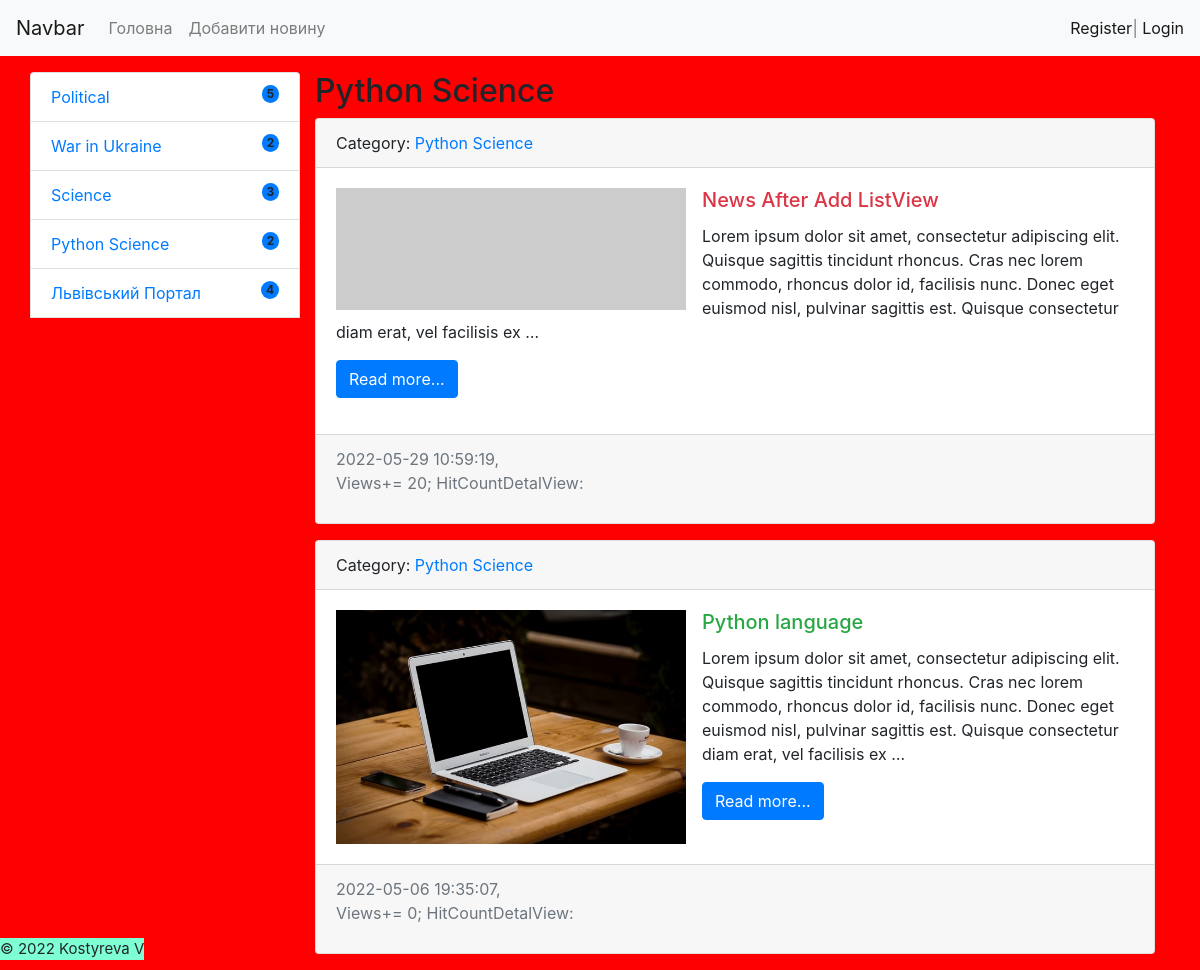
/category/4/, run on an earlier commit of the app's database.
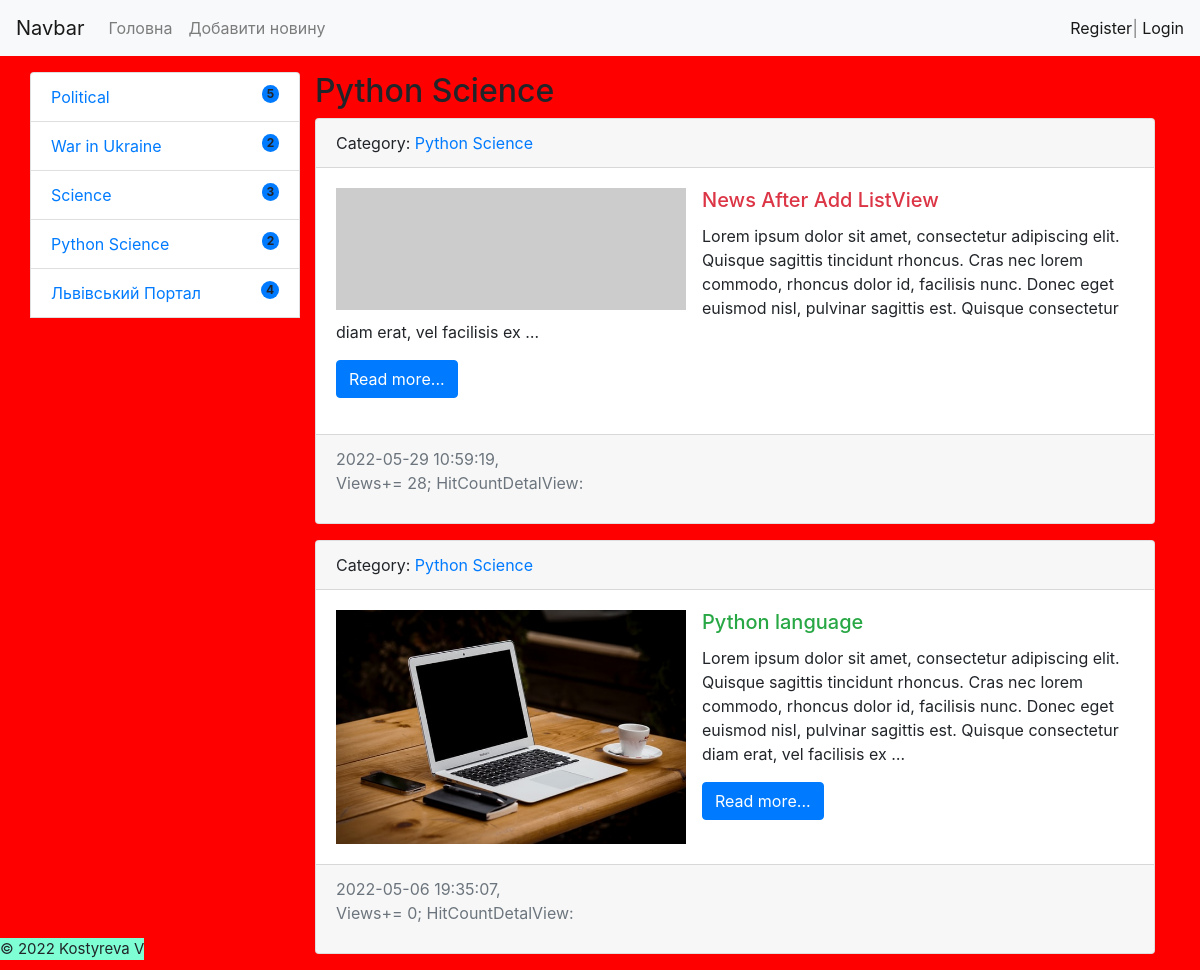
And on a later commit of the database.
### blog/models.py (models this page shows, shortened)
class News(models.Model, HitCountMixin):
    title= models.CharField(max_length=150 ) #verb_name  is for admin.site
    content = models.TextField(blank=True)
    created_at = models.DateTimeField(auto_now_add=True, verbose_name='дата створення')
    updated_at = models.DateField(auto_now=True)
    photo = models.ImageField(upload_to='photos/%Y/%m/', blank=True)
    is_published  =models.BooleanField(default=True)
    category = models.ForeignKey('Category', on_delete=models.PROTECT)
    views = models.IntegerField(default=0)
    hit_count_generic = GenericRelation(
        HitCount, object_id_field='object_pk',
        related_query_name='hit_count_generic_relation')
    def get_absolute_url(self):
        return reverse('article_detail_url', kwargs={'pk':self.pk})
    class Meta:
        verbose_name= 'Новина'
        verbose_name_plural = 'Новини'
        ordering = ['-created_at'] # sort by

class Category(models.Model):
    title = models.CharField(max_length=150, db_index=True, verbose_name='Категорія')
    def __str__(self):
        return self.title
    class Meta:         # for admin.menu
        verbose_name= 'Категорія'
        verbose_name_plural = 'Категорії'

### blog/views.py (the view)
# urls.py: path('category/<int:category_id>/', NewsByCategor.as_view(), name='category'),
class NewsByCategor(ListView):
    model = News
    template_name = 'blog/news_list.html'  # default var =object_list
    allow_empty = False # to disable NULL categories in list
    paginate_by = 3  # set number of items for pages/
    def get_context_data(self, *, object_list=None, **kwargs):
        context = super().get_context_data(**kwargs)
        context['title'] = Category.objects.get(pk= self.kwargs['category_id'])  # make sign on tab
        return context
    def get_queryset(self):
        return News.objects.filter( category_id= self.kwargs['category_id'] , is_published=True).select_related('category')

### blog/templatetags/news_tags.py (called while the page is built)
@register.simple_tag(name='get_list_categories')
def get_categories():
    categories = Category.objects.annotate(cnt= Count('news', filter=F('news__is_published'))).filter(cnt__gt=0)
    return categories

### blog/Templates/blog/news_list.html
{% extends 'base.html' %}
{% block title %} {{ title }}:{{ block.super }} {% endblock %}
{% block sidebar %}
    {% include 'blog/list_categories.html' %}
{% endblock %}
{% block card_news_container %}
    {% include 'blog/news_card_template.html'%}
{% endblock %}

### blog/Templates/blog/news_card_template.html (shortened to what this page needs)
{% load hitcount_tags %}
    {% for item in object_list %}
        <div>
            <div class="card mb-3">
                <div class="card-header">
                    Category: <a href="{% url 'category' item.category.pk %}"> {{ item.category }}</a>
                </div>
                <div class="card-body">
                        {% if item.photo %}
                            <img src="{{ item.photo.url }}" title="{{ item.photo.url }}" alt="{{ item.photo.url }}"
                                 width="350" class="float-left mr-3 ">
                        {% else %}
                            <img src="https://picsum.photos/id/1011/350/235" title="default_photo" alt="фото заглушка"
                                 width="350" class="float-left mr-3">
                        {% endif %}
                            <h5 class="card-title {% cycle 'text-danger' 'text-success' 'text-warning' %}">{{ item.title }}</h5>
                            <p class="card-text">{{ item.content |linebreaksbr|truncatewords:35 }}</p>
                            <a href="{{ item.get_absolute_url }}" class="btn btn-primary">Read morе...</a>
                </div>
                <div class="card-footer text-muted">
                    {{ item.created_at|date:"Y-m-d H:i:s" }}, <p>Views+= {{ item.views }}; HitCountDetalView: {% get_hit_count for item %}</p>
                </div>
            </div>
        </div>
    {% endfor %}

What changed in the data, as far as the page shows it:
changed News "News After Add ListView": views "20" → "28"
